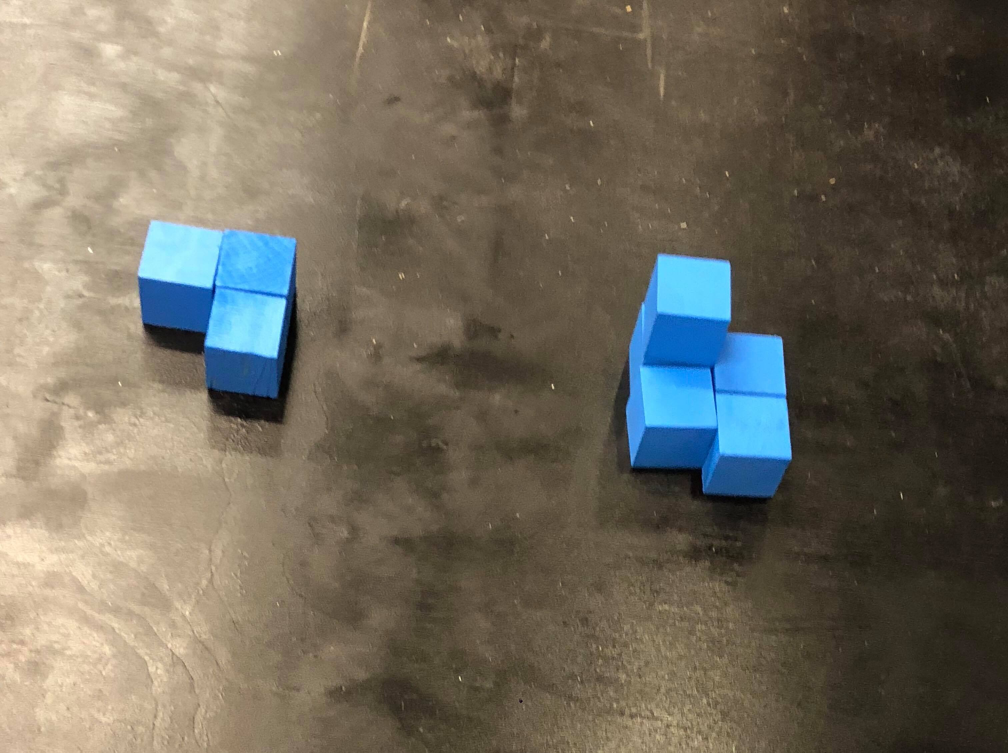
#> input picture test2.jpg, 3024 x 2257 px (shown at 1/3 size)
$ python contour5.py   (older library calls are emulated)
#> lines starting #> are read from the running program, lines starting #| are printed output that depends on the picture; after the words box and inside, x2 and y2 are one past the last pixel; in counts of white or black regions, pixels touching at a corner belong together
import numpy as np
import math
import cv2

# LOAD the image and show it
import imutils

image = cv2.imread("test2.jpg")
#> image is the input picture: shape (2257, 3024, 3); mean B, G, R 92.1, 105.6, 112.2
# cv2.imshow("original", image)
# cv2.waitKey(0)

# RESIZING the image
# we need to keep in mind aspect ratio therefore, we calculate the ratio of the new image to the old image

r = 500.0 / image.shape[1]
#> r = 0.165
dim = (500, int(image.shape[0] * r))
#> dim = (500, 373)
# perform the actual resizing of the image and show it
resized = cv2.resize(image, dim, interpolation=cv2.INTER_AREA)
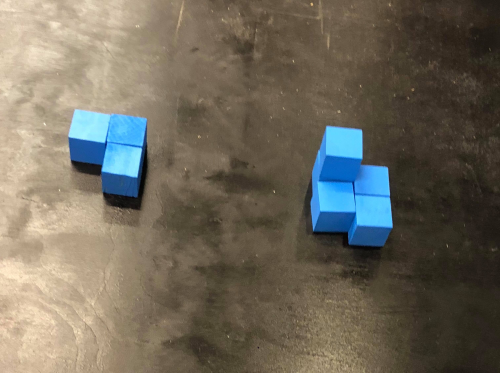
#> resized: shape (373, 500, 3); mean B, G, R 92.1, 105.6, 112.2
# [4 lines of commented-out code are left out]
rotated = resized
# [9 lines of commented-out code are left out]
gray = cv2.cvtColor(rotated, cv2.COLOR_BGR2GRAY)
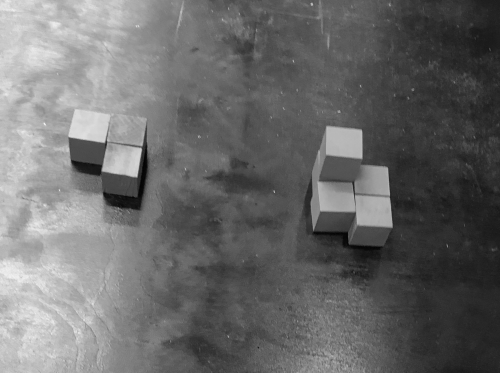
#> gray: shape (373, 500); min 2, max 241, mean 106
gray = cv2.GaussianBlur(gray, (5, 5), 5)
# gray = cv2.bilateralFilter(gray, 11, 17, 17)

edged = cv2.Canny(gray, 100, 100)
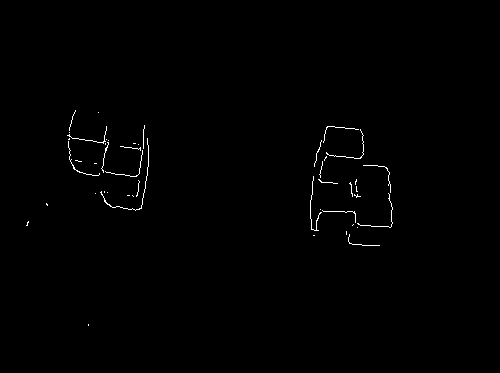
#> edged: shape (373, 500); 0.54% white in thin lines or dots, all inside (x1, y1, x2, y2) = (26, 110, 393, 326)
# ret3, thresh = cv2.threshold(edged, 0, 255, cv2.THRESH_BINARY + cv2.THRESH_OTSU)
# cv2.imshow("resized", edged)
# cv2.waitKey(0)

# find the contours
_, contours, _ = cv2.findContours(edged.copy(), cv2.RETR_EXTERNAL, cv2.CHAIN_APPROX_SIMPLE)
#> contours = 47 contours, all with area under 20
cnts = sorted(contours, key=cv2.contourArea, reverse=True)[:]
#> cnts = 47 contours, all with area under 20
extBots = []
extLefts = []
extRights =[]
extTops = []
for cnt in cnts:
    cv2.drawContours(resized, [cnt], -1, (0, 255, 0), 3)
    extLeft = tuple(cnt[cnt[:, :, 0].argmin()][0])[0]
    extRight = tuple(cnt[cnt[:, :, 0].argmax()][0])[0]
    extTop = tuple(cnt[cnt[:, :, 1].argmin()][0])[1]
    extBot = tuple(cnt[cnt[:, :, 1].argmax()][0])[1]
    extBots.append(extBot)
    extLefts.append(extLeft)
    extRights.append(extRight)
    extTops.append(extTop)
#> this loop made 47 passes
#> (extLeft, extRight, extTop, extBot) on passes 1 to 12: (100, 148, 138, 210), (101, 108, 142, 172), (68, 99, 141, 175), (310, 321, 176, 230), (67, 106, 126, 143), (349, 352, 182, 196), (318, 337, 179, 183), (326, 363, 129, 158), (322, 355, 210, 222), (354, 360, 194, 197), (357, 392, 193, 227), (314, 321, 140, 166)
#> (cnt, extLeft, extRight, extTop, extBot) on passes 16, 23, 24, 25, 26, 27: ([[46, 203], [46, 204], [47, 205], [47, 204]], 46, 47, 203, 205), ([[356, 186], [356, 191], [357, 191], [356, 190]], 356, 357, 186, 191), ([[69, 138], [68, 139], [69, 139]], 68, 69, 138, 139), ([[88, 324], [88, 325]], 88, 88, 324, 325), ([[313, 235], [314, 235]], 313, 314, 235, 235), ([[346, 231], [346, 234]], 346, 346, 231, 234)
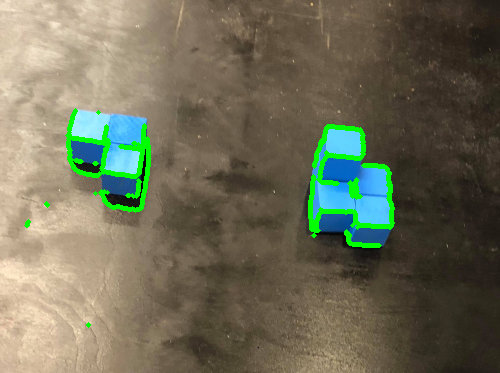
#> resized: shape (373, 500, 3); 2.67% of pixels changed, all inside (x1, y1, x2, y2) = (24, 108, 395, 328)
#> after the loop, extBots = 47 values, max 325 at index 24, min 112 at index 45, mean 183.8; extLefts = 47 values, max 363 at index 13, min 26 at index 12, mean 199; extRights = 47 values, max 392 at index 10, min 28 at index 12, mean 208.9; extTops = 47 values, max 324 at index 24, min 110 at index 46, mean 172.8

maxRight = max(extRights)
#> maxRight = 392
maxBot = max(extBots)
#> maxBot = 325
minLeft = min(extLefts)
#> minLeft = 26
minTop = min(extTops)
#> minTop = 110

cv2.line(resized, (maxRight, maxBot), (maxRight, minTop), (0,0,255), 3)
cv2.line(resized, (minLeft, maxBot), (minLeft, minTop), (0,0,255), 3)
cv2.line(resized, (maxRight, maxBot), (minLeft, maxBot), (0,0,255), 3)
cv2.line(resized, (maxRight, minTop), (minLeft, minTop), (0,0,255), 3)
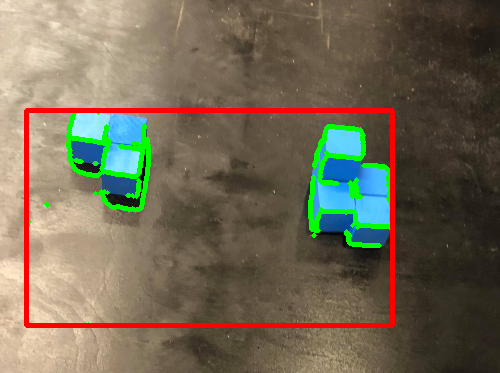
#> resized: shape (373, 500, 3); mean B, G, R 85, 105.4, 114.2

cv2.imwrite("contour.jpg", resized)

$ run again, with test1.jpg copied over test2.jpg
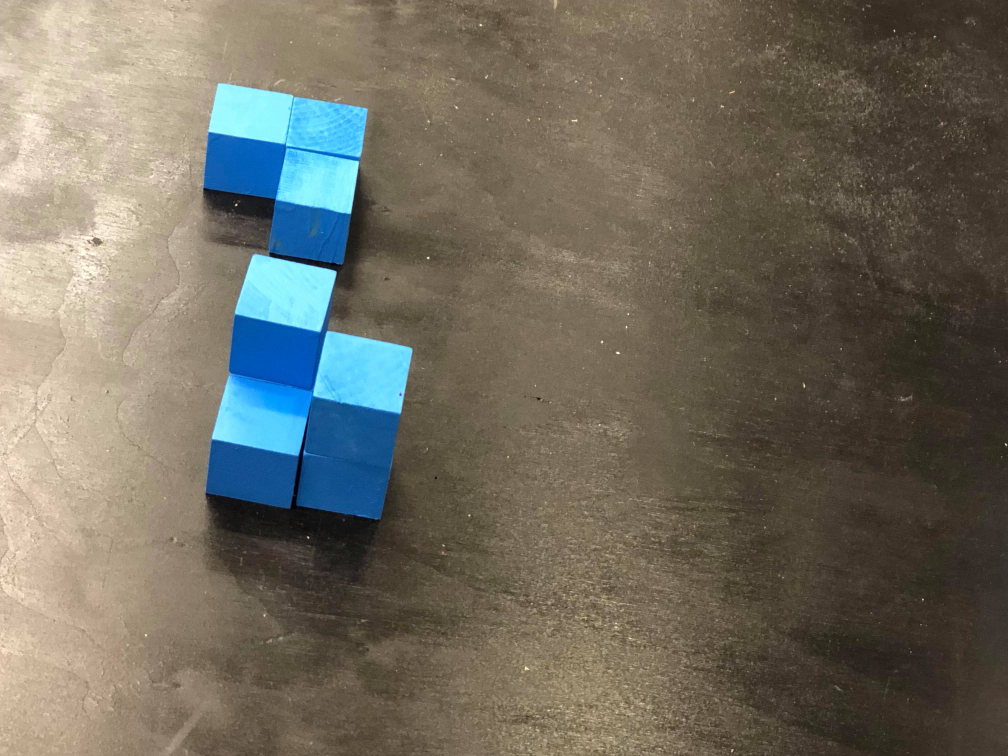
#> input picture test1.jpg, 4032 x 3024 px (shown at 1/4 size)
#> image is the input picture: shape (3024, 4032, 3); mean B, G, R 96, 108, 112.5
#> `edged = cv2.Canny(gray, 100, 100)`:
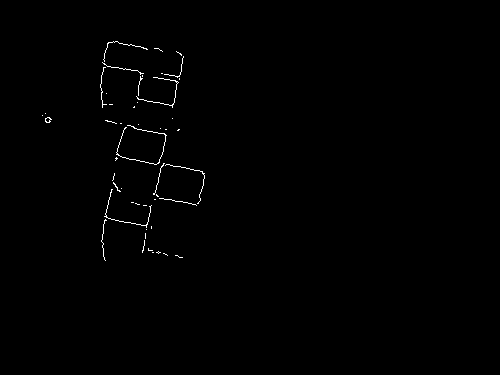
#> edged: shape (375, 500); 0.49% white in thin lines or dots, all inside (x1, y1, x2, y2) = (42, 41, 205, 261)
#> contours = 49 contours, 48 with area under 20; largest, box (x1, y1, x2, y2) and area: (45, 117, 52, 123) 22
#> cnts has the same summary as contours
#> the loop `for cnt in cnts:` made 49 passes
#> (extLeft, extRight, extTop, extBot) on passes 1 to 8: (45, 51, 117, 122), (116, 166, 125, 164), (136, 178, 77, 107), (104, 151, 189, 227), (113, 120, 182, 191), (153, 164, 163, 194), (103, 147, 41, 61), (165, 204, 164, 203)
#> after the loop `for cnt in cnts:`: extBots = 49 values, max 260 at index 13, min 51 at index 48, mean 156.7; extLefts = 49 values, max 179 at index 45, min 42 at index 40, mean 134; extRights = 49 values, max 204 at index 7, min 42 at index 40, mean 142.7; extTops = 49 values, max 255 at index 22, min 41 at index 6, mean 148.4
#> maxRight = 204
#> maxBot = 260
#> minLeft = 42
#> minTop = 41
#> `cv2.line(resized, (maxRight, minTop), (minLeft, minTop), (0,0,255), 3)`:
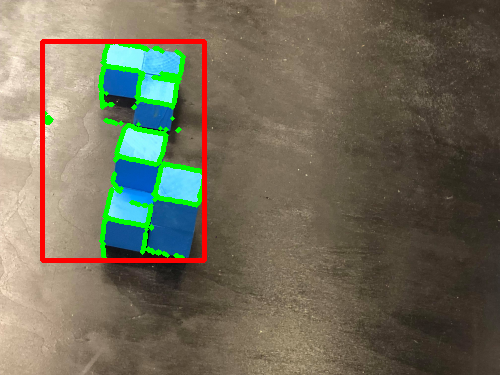
#> resized: shape (375, 500, 3); mean B, G, R 89.6, 107.9, 112.8

$ run again, with image_1.jpg copied over test2.jpg
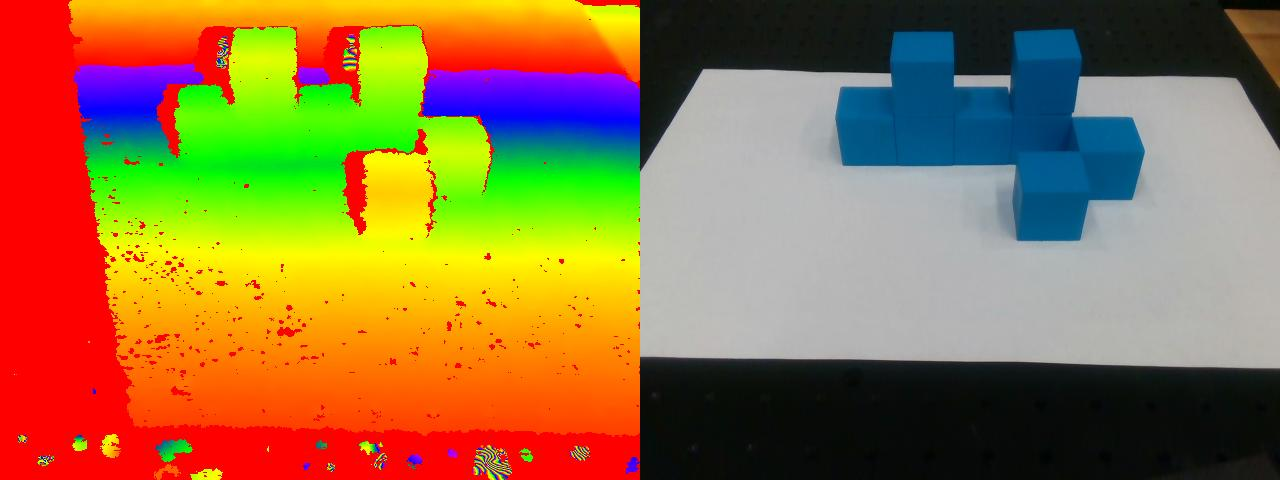
#> input picture image_1.jpg, 1280 x 480 px
#> image is the input picture: shape (480, 1280, 3); mean B, G, R 64.8, 114.5, 148
#> `edged = cv2.Canny(gray, 100, 100)`:
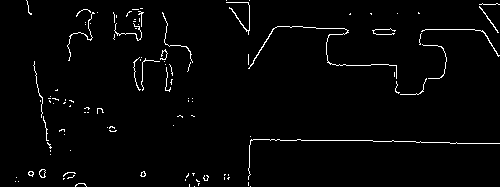
#> edged: shape (187, 500); 2.1% white in thin lines or dots
#> contours = 109 contours, 107 with area under 20; largest, box (x1, y1, x2, y2) and area: (39, 169, 46, 178) 38, (248, 26, 397, 79) 32
#> cnts has the same summary as contours
#> the loop `for cnt in cnts:` made 109 passes
#> (extLeft, extRight, extTop, extBot) on passes 1 to 8: (39, 45, 169, 177), (248, 396, 26, 78), (28, 33, 171, 176), (226, 249, 2, 34), (140, 145, 171, 176), (421, 499, 29, 56), (479, 498, 6, 32), (67, 94, 12, 60)
#> after the loop `for cnt in cnts:`: extBots = 109 values, max 186 at index 22, min 0 at index 107, mean 96.43; extLefts = 109 values, max 479 at index 6, min 15 at index 60, mean 161.3; extRights = 109 values, max 499 at index 5, min 15 at index 60, mean 169.8; extTops = 109 values, max 186 at index 55, min 0 at index 25, mean 89.6
#> maxRight = 499
#> maxBot = 186
#> minLeft = 15
#> minTop = 0
#> `cv2.line(resized, (maxRight, minTop), (minLeft, minTop), (0,0,255), 3)`:
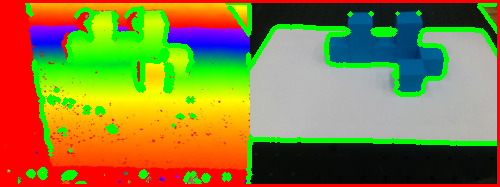
#> resized: shape (187, 500, 3); mean B, G, R 57.9, 125, 138.8

$ run again, with image_2.jpg copied over test2.jpg
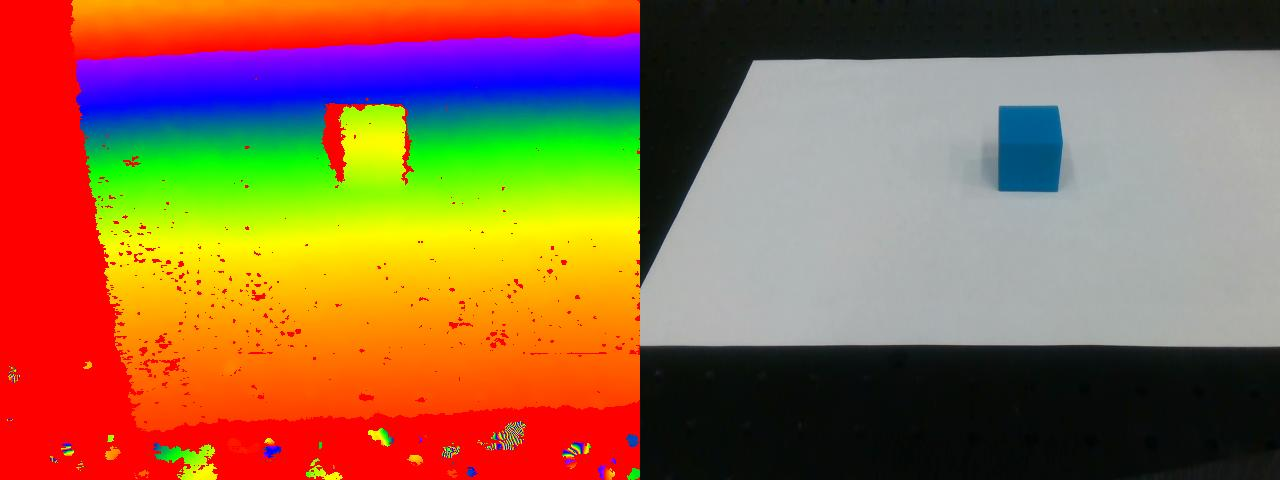
#> input picture image_2.jpg, 1280 x 480 px
#> image is the input picture: shape (480, 1280, 3); mean B, G, R 70.6, 103.9, 146.9
#> `edged = cv2.Canny(gray, 100, 100)`:
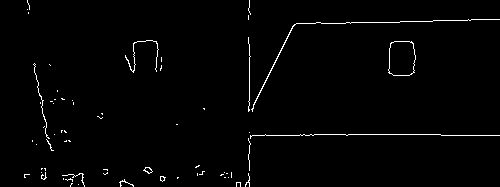
#> edged: shape (187, 500); 1.5% white in thin lines or dots
#> contours = 64 contours, 61 with area under 20; largest, box (x1, y1, x2, y2) and area: (388, 41, 416, 76) 816, (251, 19, 500, 112) 44, (143, 167, 153, 174) 32
#> cnts has the same summary as contours
#> the loop `for cnt in cnts:` made 64 passes
#> (extLeft, extRight, extTop, extBot) on passes 1 to 8: (388, 415, 41, 75), (251, 499, 19, 111), (143, 152, 167, 173), (160, 165, 176, 181), (125, 158, 40, 72), (33, 49, 63, 138), (119, 133, 179, 186), (62, 84, 173, 186)
#> after the loop `for cnt in cnts:`: extBots = 64 values, max 186 at index 6, min 9 at index 61, mean 132.8; extLefts = 64 values, max 388 at index 0, min 24 at index 17, mean 125.1; extRights = 64 values, max 499 at index 1, min 27 at index 61, mean 136.2; extTops = 64 values, max 184 at index 33, min 0 at index 62, mean 125.1
#> maxRight = 499
#> maxBot = 186
#> minLeft = 24
#> minTop = 0
#> `cv2.line(resized, (maxRight, minTop), (minLeft, minTop), (0,0,255), 3)`:
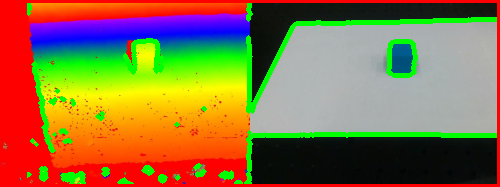
#> resized: shape (187, 500, 3); mean B, G, R 65.2, 112.2, 142.3
